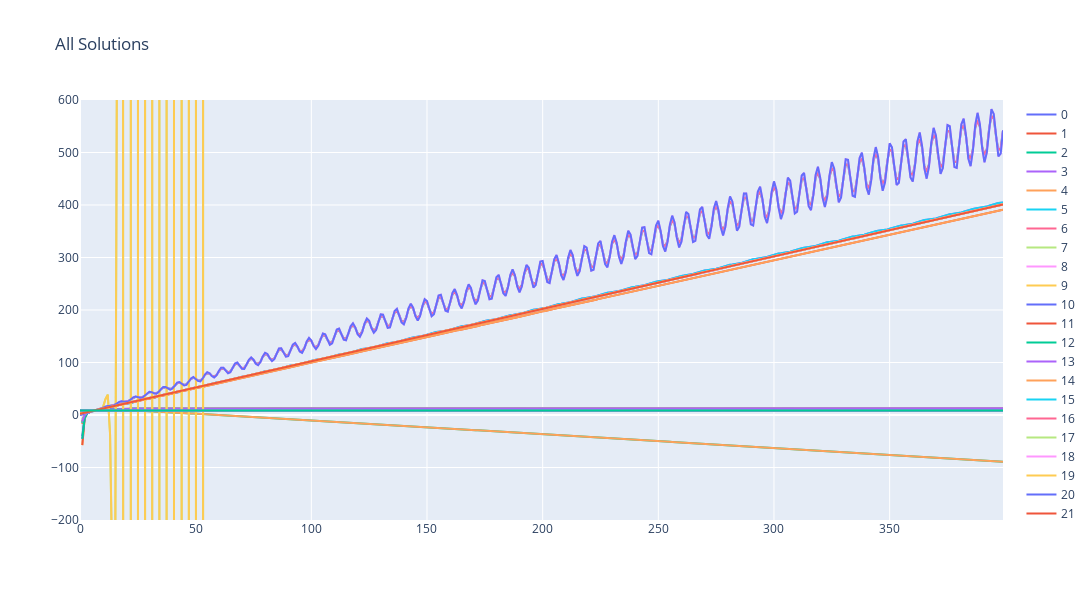

The cell this chart's notebook holds for it:
### Code cell
Pipeline.plot_solutions()
Pipeline.plot_solutions(filter_value=13)

### Figure 1 — Plotly figure (JSON) as saved in the notebook; plotly's stock layout.template omitted (floating-point values rounded to 4 significant figures; data arrays with more than 128 entries replaced by an {"elided": "..."} marker saying what was removed)
{"data": [{"name": "0", "type": "scatter", "x": {"elided": "400 int values"}, "y": {"elided": "400 float values"}}, {"name": "1", "type": "scatter", "x": {"elided": "400 int values"}, "y": {"elided": "400 float values"}}, {"name": "2", "type": "scatter", "x": {"elided": "400 int values"}, "y": {"elided": "400 float values"}}, {"name": "3", "type": "scatter", "x": {"elided": "400 int values"}, "y": {"elided": "400 float values"}}, {"name": "4", "type": "scatter", "x": {"elided": "400 int values"}, "y": {"elided": "400 float values"}}, {"name": "5", "type": "scatter", "x": {"elided": "400 int values"}, "y": {"elided": "400 float values"}}, {"name": "6", "type": "scatter", "x": {"elided": "400 int values"}, "y": {"elided": "400 float values"}}, {"name": "7", "type": "scatter", "x": {"elided": "400 int values"}, "y": {"elided": "400 float values"}}, {"name": "8", "type": "scatter", "x": {"elided": "400 int values"}, "y": {"elided": "400 float values"}}, {"name": "9", "type": "scatter", "x": {"elided": "400 int values"}, "y": {"elided": "400 float values"}}, {"name": "10", "type": "scatter", "x": {"elided": "400 int values"}, "y": {"elided": "400 float values"}}, {"name": "11", "type": "scatter", "x": {"elided": "400 int values"}, "y": {"elided": "400 float values"}}, {"name": "12", "type": "scatter", "x": {"elided": "400 int values"}, "y": {"elided": "400 float values"}}, {"name": "13", "type": "scatter", "x": {"elided": "400 int values"}, "y": {"elided": "400 float values"}}, {"name": "14", "type": "scatter", "x": {"elided": "400 int values"}, "y": {"elided": "400 float values"}}, {"name": "15", "type": "scatter", "x": {"elided": "400 int values"}, "y": {"elided": "400 float values"}}, {"name": "16", "type": "scatter", "x": {"elided": "400 int values"}, "y": {"elided": "400 float values"}}, {"name": "17", "type": "scatter", "x": {"elided": "400 int values"}, "y": {"elided": "400 float values"}}, {"name": "18", "type": "scatter", "x": {"elided": "400 int values"}, "y": {"elided": "400 float values"}}, {"name": "19", "type": "scatter", "x": {"elided": "400 int values"}, "y": {"elided": "400 float values"}}, {"name": "20", "type": "scatter", "x": {"elided": "400 int values"}, "y": {"elided": "400 float values"}}, {"name": "21", "type": "scatter", "x": {"elided": "400 int values"}, "y": {"elided": "400 float values"}}, {"name": "22", "type": "scatter", "x": {"elided": "400 int values"}, "y": {"elided": "400 float values"}}, {"name": "23", "type": "scatter", "x": {"elided": "400 int values"}, "y": {"elided": "400 float values"}}, {"name": "24", "type": "scatter", "x": {"elided": "400 int values"}, "y": {"elided": "400 float values"}}, {"name": "25", "type": "scatter", "x": {"elided": "400 int values"}, "y": {"elided": "400 float values"}}, {"name": "26", "type": "scatter", "x": {"elided": "400 int values"}, "y": {"elided": "400 float values"}}, {"name": "27", "type": "scatter", "x": {"elided": "400 int values"}, "y": {"elided": "400 float values"}}, {"name": "28", "type": "scatter", "x": {"elided": "400 int values"}, "y": {"elided": "400 float values"}}, {"name": "29", "type": "scatter", "x": {"elided": "400 int values"}, "y": {"elided": "400 float values"}}, {"name": "30", "type": "scatter", "x": {"elided": "400 int values"}, "y": {"elided": "400 float values"}}, {"name": "31", "type": "scatter", "x": {"elided": "400 int values"}, "y": {"elided": "400 float values"}}, {"name": "32", "type": "scatter", "x": {"elided": "400 int values"}, "y": {"elided": "400 float values"}}, {"name": "33", "type": "scatter", "x": {"elided": "400 int values"}, "y": {"elided": "400 float values"}}, {"name": "34", "type": "scatter", "x": {"elided": "400 int values"}, "y": {"elided": "400 float values"}}, {"name": "35", "type": "scatter", "x": {"elided": "400 int values"}, "y": {"elided": "400 float values"}}, {"name": "36", "type": "scatter", "x": {"elided": "400 int values"}, "y": {"elided": "400 float values"}}, {"name": "37", "type": "scatter", "x": {"elided": "400 int values"}, "y": {"elided": "400 float values"}}, {"name": "38", "type": "scatter", "x": {"elided": "400 int values"}, "y": {"elided": "400 float values"}}, {"name": "39", "type": "scatter", "x": {"elided": "400 int values"}, "y": {"elided": "400 float values"}}, {"name": "40", "type": "scatter", "x": {"elided": "400 int values"}, "y": {"elided": "400 float values"}}, {"name": "41", "type": "scatter", "x": {"elided": "400 int values"}, "y": {"elided": "400 float values"}}, {"name": "42", "type": "scatter", "x": {"elided": "400 int values"}, "y": {"elided": "400 float values"}}, {"name": "43", "type": "scatter", "x": {"elided": "400 int values"}, "y": {"elided": "400 float values"}}, {"name": "44", "type": "scatter", "x": {"elided": "400 int values"}, "y": {"elided": "400 float values"}}, {"name": "45", "type": "scatter", "x": {"elided": "400 int values"}, "y": {"elided": "400 float values"}}, {"name": "46", "type": "scatter", "x": {"elided": "400 int values"}, "y": {"elided": "400 float values"}}, {"name": "47", "type": "scatter", "x": {"elided": "400 int values"}, "y": {"elided": "400 float values"}}, {"name": "48", "type": "scatter", "x": {"elided": "400 int values"}, "y": {"elided": "400 float values"}}, {"name": "49", "type": "scatter", "x": {"elided": "400 int values"}, "y": {"elided": "400 float values"}}, {"name": "50", "type": "scatter", "x": {"elided": "400 int values"}, "y": {"elided": "400 float values"}}, {"name": "51", "type": "scatter", "x": {"elided": "400 int values"}, "y": {"elided": "400 float values"}}, {"name": "52", "type": "scatter", "x": {"elided": "400 int values"}, "y": {"elided": "400 float values"}}, {"name": "53", "type": "scatter", "x": {"elided": "400 int values"}, "y": {"elided": "400 float values"}}, {"name": "54", "type": "scatter", "x": {"elided": "400 int values"}, "y": {"elided": "400 float values"}}, {"name": "55", "type": "scatter", "x": {"elided": "400 int values"}, "y": {"elided": "400 float values"}}, {"name": "56", "type": "scatter", "x": {"elided": "400 int values"}, "y": {"elided": "400 float values"}}, {"name": "57", "type": "scatter", "x": {"elided": "400 int values"}, "y": {"elided": "400 float values"}}, {"name": "58", "type": "scatter", "x": {"elided": "400 int values"}, "y": {"elided": "400 float values"}}, {"name": "59", "type": "scatter", "x": {"elided": "400 int values"}, "y": {"elided": "400 float values"}}, {"name": "60", "type": "scatter", "x": {"elided": "400 int values"}, "y": {"elided": "400 float values"}}, {"name": "61", "type": "scatter", "x": {"elided": "400 int values"}, "y": {"elided": "400 float values"}}, {"name": "62", "type": "scatter", "x": {"elided": "400 int values"}, "y": {"elided": "400 float values"}}], "layout": {"height": 600, "title": {"text": "All Solutions"}, "width": 1200, "yaxis": {"range": [-200, 600]}}}
